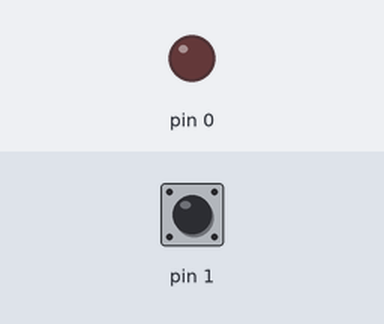
The sketch below on a simulated Arduino Uno, built with avr-gcc and run on an emulated ATmega328P. Shown: output pins drawn as LEDs (lit = HIGH). Inputs (shaded band) come from the test bench; at power-on: pin 1 HIGH.

Above: at 1.2 s.
1.3 s: pin 1 driven LOW
At 1.9 s:
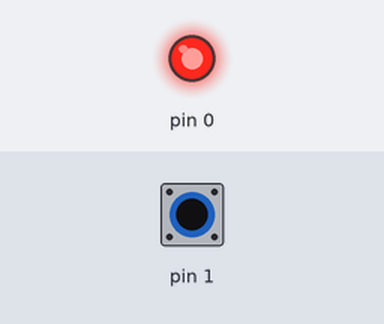
2.8 s: pin 1 driven HIGH
At 3.1 s:
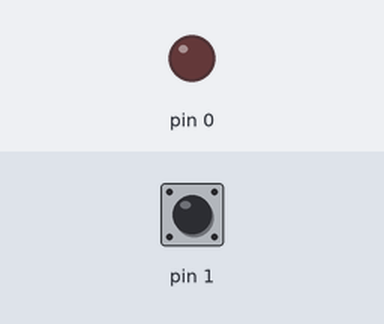
Timing chart, 0 to 5.8 s (numbered marks = the images above; inputs shaded):
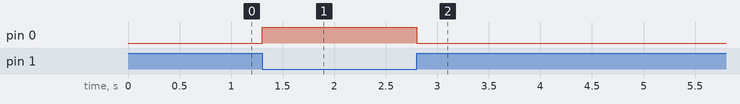

The sketch:

sketch.ino
```cpp
void setup() {
  pinMode(0, OUTPUT);
  pinMode(1, INPUT);
}

void loop() {
  if(digitalRead(1)==LOW)
  digitalWrite(0, HIGH);
  else
  digitalWrite(0, LOW);
}
```

Measured:
- after the input at 1.3 s, pin 0: LOW → HIGH at once
- after the input at 2.8 s, pin 0: HIGH → LOW at once
